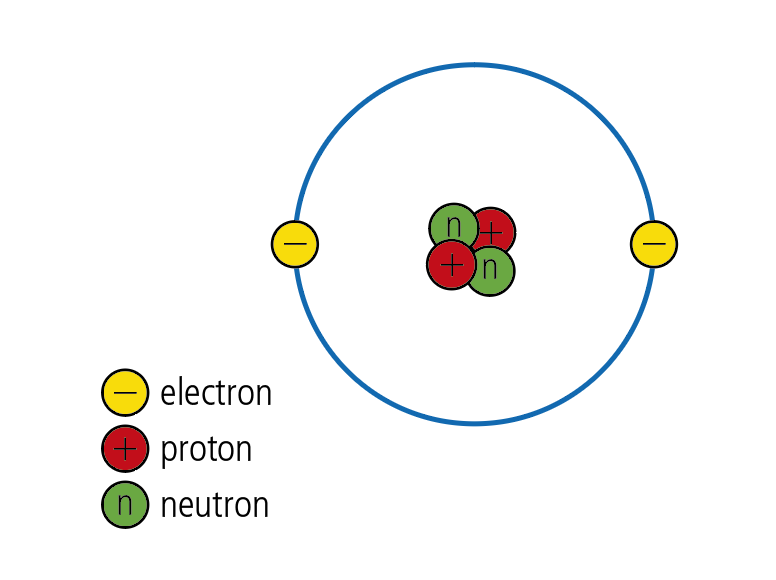
#> input picture img.png, 776 x 580 px
$ python ocv_warp_perspective.py
#> lines starting #> are read from the running program, lines starting #| are printed output that depends on the picture
import numpy as np
import cv2

img=cv2.imread("img.png")
#> img is the input picture: shape (580, 776, 3); mean B, G, R 244.9, 246.7, 247
width,height=250,350

pts1=np.float32([[253,64],[684,64],[253,450],[684,450]])
pts2=np.float32([[0,0],[width,0],[0,height],[width,height]])
matrix=cv2.getPerspectiveTransform(pts1,pts2)
imgOutput=cv2.warpPerspective(img,matrix,(width,height))
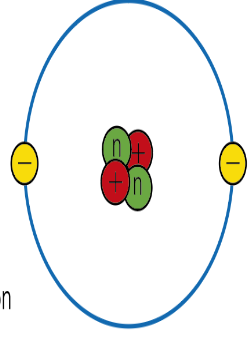
#> imgOutput: shape (350, 250, 3); mean B, G, R 238, 240.7, 240.4
cv2.imshow("Image",imgOutput)
cv2.waitKey(0)
